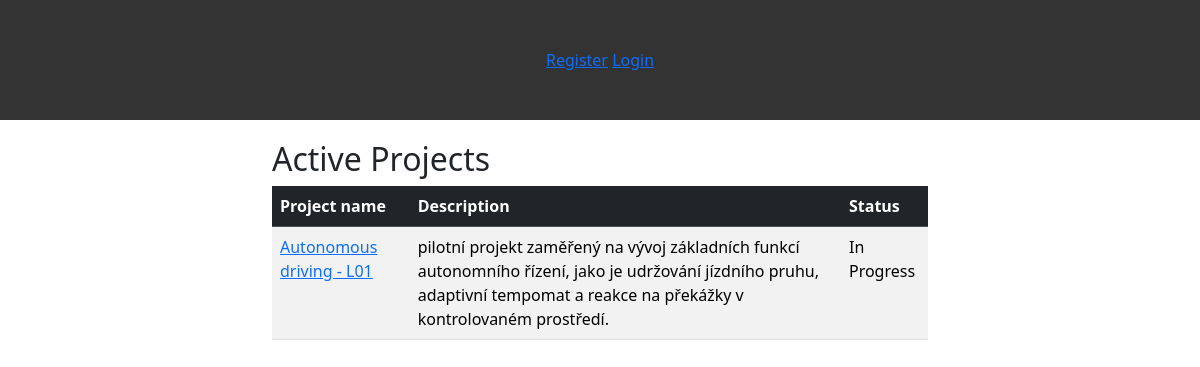
/projects/search/active, run on the app's committed database.
### projects/models.py (models this page shows, shortened)
class Project(models.Model):
    STATUS_CHOICES = [
        ('planned', 'Planned'),
        ('in_progress', 'In Progress'),
        ('completed', 'Completed'),
    ]
    name = models.CharField(max_length=100)
    description = models.TextField()
    start_date = models.DateField()
    end_date = models.DateField(null=True, blank=True)
    status = models.CharField(max_length=50, choices=STATUS_CHOICES, default='planned')
    assigned_to = models.ForeignKey(settings.AUTH_USER_MODEL, on_delete=models.SET_NULL, null=True, blank=True, related_name="projects")

### projects/views.py (the view)
# urls.py: path('', views.search_projects, name='project_search'),
def search_projects(request, id=None):
    if id == "active":
        projects = Project.objects.filter(status="in_progress")
    elif id == "completed":
        projects = Project.objects.filter(status="completed")
    elif id == "planned":
        projects = Project.objects.filter(status="planned")
    elif id == "my_projects":
        projects = Project.objects.filter(owner=request.user)
    else:
        projects = Project.objects.all()
    return render(request, "projects/project_search.html", {
        "id": id,
        "projects": projects,
    })

### projects/templates/projects/project_search.html (shortened to what this page needs)
{% extends "base.html" %}
{% block content %}
<div class="container-sm">
    {% if id == "active" %}
        <h2>Active Projects</h2>
    {% elif id == "completed" %}
        <h2>Completed Projects</h2>
    {% elif id == "planned" %}
        <h2>Planned Projects</h2>
    {% elif id == "my_projects" %}
        <h2>My Projects</h2>
    {% else %}
        <h2>All Projects</h2>
    {% endif %}
    <div class="table-responsive mx-0">
        <table class="table table-striped">
            <thead class="table-dark">
                <tr>
                    <th>Project name</th>
                    <th>Description</th>
                    <th>Status</th>
                </tr>
            </thead>
            <tbody>
                {% for project in projects %}
                <tr>
                    <td>
                        <a href="{% url 'project_detail' project.id %}">{{ project.name }}</a>
                    </td>
                    <td>{{ project.description }}</td>
                    <td>{{ project.get_status_display }}</td>
                </tr>
                {% empty %}
                <tr>
                    <td colspan="3" class="text-center">No projects found.</td>
                </tr>
                {% endfor %}
            </tbody>
        </table>
    </div>
</div>
{% endblock %}

### data on the page
Project: name "Autonomous driving - L01", description "pilotní projekt zaměřený na vývoj základních funkcí autonomního řízení, jako je udržování jízdního pruhu, adaptivní tempomat a reakce na překážky v kontrolovaném prostředí.", status "In Progress"
